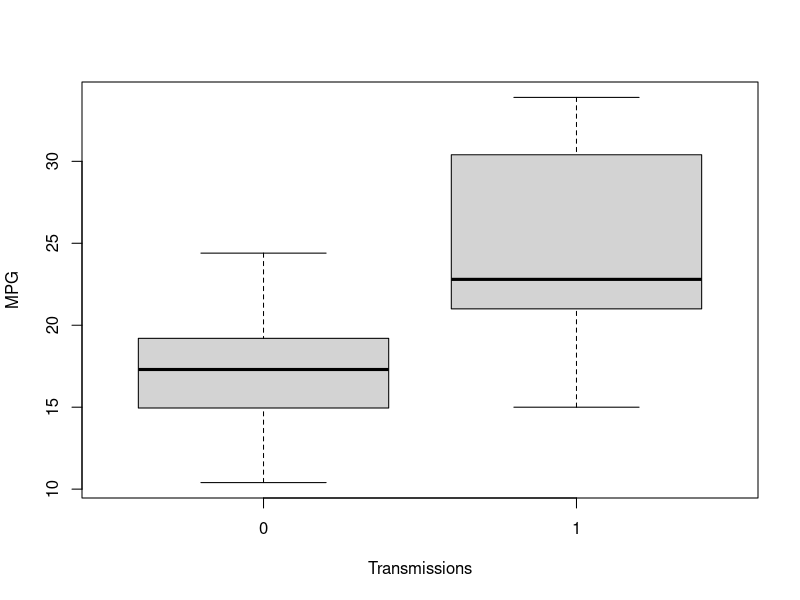
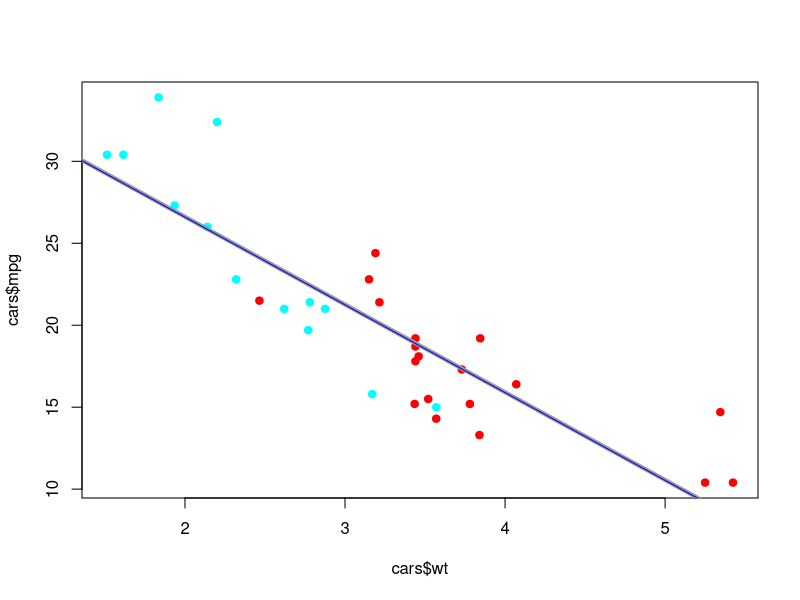
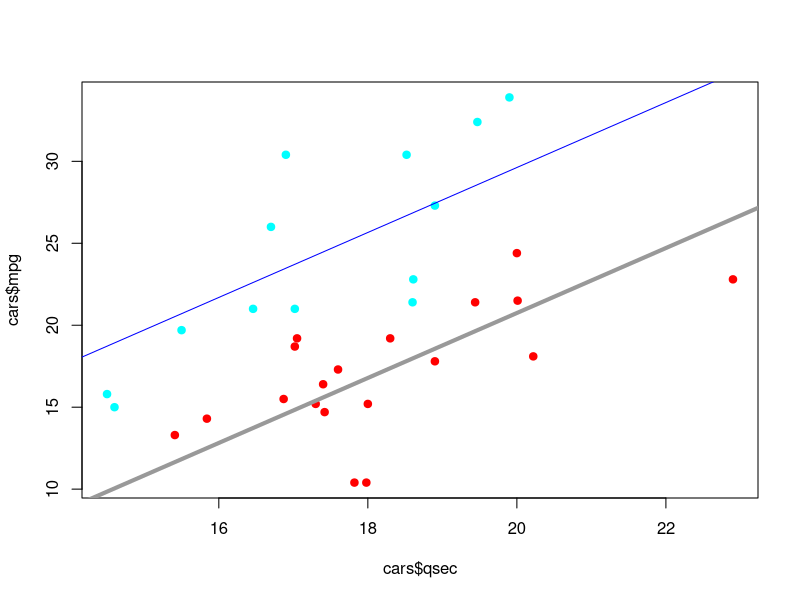
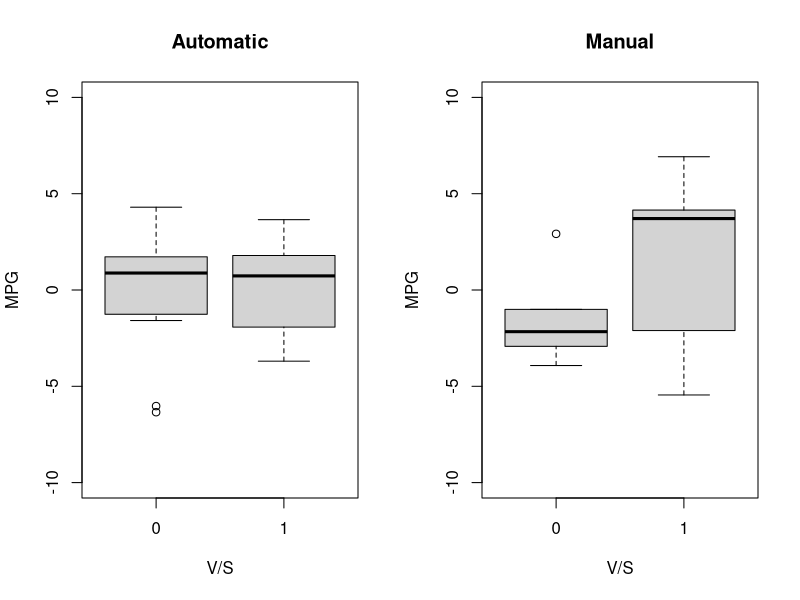

These figures' R source, in order:
## ---- chunk 1
data(mtcars); aggregate(mtcars$mpg,list(mtcars$am),summary)
## ---- chunk 2
data(mtcars); cars <- mtcars; cars$cyl <- factor(cars$cyl)
cars$vs <- factor(cars$vs); cars$am <- factor(cars$am)
cars$gear <- factor(cars$gear); cars$carb <- factor(cars$carb)
model0 <- lm(mpg ~ ., data = cars); library(car); sqrt(vif(model0)[,1])
## ---- chunk 3
model1 <- lm(mpg ~ am + qsec + vs + drat + wt + disp + hp + gear + carb, data=cars)
model2 <- lm(mpg ~ am + qsec + vs + drat + wt + disp + hp + gear, data=cars)
model3 <- lm(mpg ~ am + qsec + vs + drat + wt + disp + hp, data=cars)
model4 <- lm(mpg ~ am + qsec + vs + drat + wt + disp, data=cars)
model5 <- lm(mpg ~ am + qsec + vs + drat + wt, data=cars)
model6 <- lm(mpg ~ am + qsec + vs + drat, data=cars)
model7 <- lm(mpg ~ am + qsec + vs, data=cars)
model8 <- lm(mpg ~ am + qsec, data=cars)
model9 <- lm(mpg ~ am, data=cars)
pvalues <- anova(model0,model1,model2,model3,model4,model5,model6,model7,model8,model9)[,6]
pvalues <- round(pvalues,3); pvalues <- as.data.frame(t(pvalues))
colnames(pvalues) <- c('None','cyl','carb','gear','hp','disp','wt','drat','vs','qsec')
rownames(pvalues) <- c('p-val'); pvalues
## ---- chunk 4
wtFit <- lm(mpg ~ wt + am, data=cars); wtFit0<- lm(mpg ~ wt, data=cars)
anova(wtFit,wtFit0)[2,6] # Pr(>F), i.e. p-value
## ---- chunk 5
qsecFit <- lm(mpg ~ qsec + am, data=cars); qsecFit0<- lm(mpg ~ qsec, data=cars)
anova(qsecFit,qsecFit0)[2,6] # Pr(>F), i.e. p-value
## ---- chunk 6
## Obtaining residuals
cars <- mtcars; resi_mpg <- resid(lm(mpg ~ qsec + am, data=cars))
ncars <- as.data.frame(cbind(resi_mpg,cars$vs,cars$am))
colnames(ncars) <- c('mpg','vs','am')
## Hypothesis Test
autoMean <- aggregate(ncars[ncars$am==0,]$mpg,list(ncars[ncars$am==0,]$vs),mean)[,2]
autoSd <- aggregate(ncars[ncars$am==0,]$mpg,list(ncars[ncars$am==0,]$vs),sd)[,2]
nav <- length(ncars[(ncars$am==0) & (ncars$vs==0),]$mpg)
nas <- length(ncars[(ncars$am==0) & (ncars$vs==1),]$mpg)
manuMean <- aggregate(ncars[ncars$am==1,]$mpg,list(ncars[ncars$am==1,]$vs),mean)[,2]
manuSd <- aggregate(ncars[ncars$am==1,]$mpg,list(ncars[ncars$am==1,]$vs),sd)[,2]
nmv <- length(ncars[(ncars$am==1) & (ncars$vs==0),]$mpg)
nms <- length(ncars[(ncars$am==1) & (ncars$vs==1),]$mpg)
newAutoSd <- autoSd^2/c(nav,nas); newManuSd <- manuSd^2/c(nmv,nms)
newSd <- sqrt(newAutoSd + newManuSd); newMean <- manuMean - autoMean
pval <- as.data.frame(t(round(pnorm(abs(newMean/newSd),lower.tail=FALSE),3)))
colnames(pval) <- c('vs=0','Vs=1'); rownames(pval) <- c('p-val'); pval
## ---- chunk 7
boxplot(mpg ~ am, data=mtcars,outline=TRUE,xlab = "Transmissions",ylab = "MPG")
## ---- chunk 8
cars <- mtcars; cars$cyl <- factor(cars$cyl)
cars$vs <- factor(cars$vs); cars$am <- factor(cars$am)
cars$gear <- factor(cars$gear); cars$carb <- factor(cars$carb)
mycol = rainbow(2); plot(cars$mpg ~ cars$wt, pch=19, col=mycol[cars$am])
abline(c(wtFit$coeff[1], wtFit$coeff[2]),lwd='4',col='gray60')
abline(c(wtFit$coeff[1]+wtFit$coeff[3], wtFit$coeff[2]),lwd='1',col='blue')
## ---- chunk 9
mycol = rainbow(2)
plot(cars$mpg ~ cars$qsec, pch=19, col=mycol[cars$am])
abline(c(qsecFit$coeff[1], qsecFit$coeff[2]),lwd='4',col='gray60')
abline(c(qsecFit$coeff[1]+qsecFit$coeff[3], qsecFit$coeff[2]),lwd='1',col='blue')
## ---- chunk 10
par(mfcol=c(1,2))
boxplot(ncars[ncars$am==0,]$mpg ~ ncars[ncars$am==0,]$vs, outline=TRUE,
        main = "Automatic", xlab = "V/S", ylab = "MPG", ylim = c(-10, 10))
boxplot(ncars[ncars$am==1,]$mpg ~ ncars[ncars$am==1,]$vs, outline=TRUE,
        main = "Manual", xlab = "V/S", ylab = "MPG", ylim = c(-10, 10))
